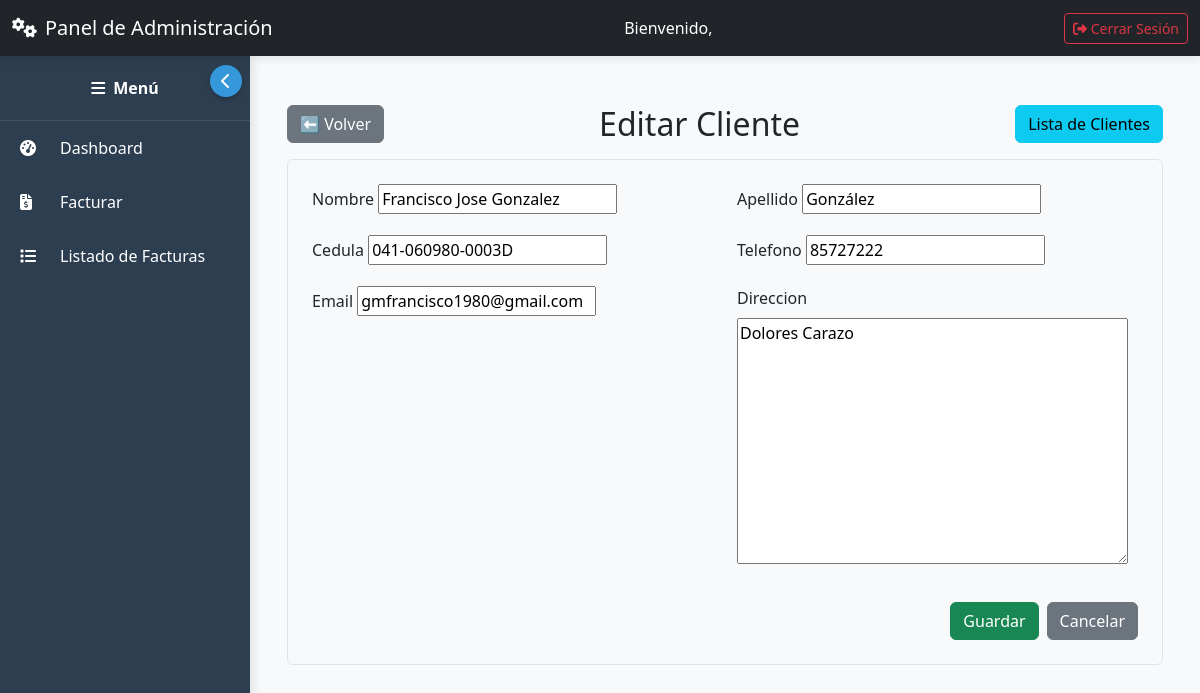
Page /clientes/1/editar/ on the committed database.
### clientes/models.py (models this page shows, shortened)
class Cliente(models.Model):
    nombre = models.CharField(max_length=100)
    apellido = models.CharField(max_length=100)
    cedula = models.CharField(max_length=20, unique=True, blank=True, null=True)
    telefono = models.CharField(max_length=15, blank=True, null=True)
    email = models.EmailField(unique=True, blank=True, null=True)
    direccion = models.TextField(blank=True, null=True)
    fecha_registro = models.DateTimeField(auto_now_add=True)
    nit = models.CharField(max_length=20, blank=True, null=True)
    ciudad = models.CharField(max_length=50, blank=True, null=True)
    activo = models.BooleanField(
        default=True,
        verbose_name="¿Activo?",
        help_text="Desmarque para desactivar el cliente sin eliminarlo"
    )
    class Meta:
        verbose_name = "Cliente"
        verbose_name_plural = "Clientes"

### clientes/views.py (the view)
# urls.py: path('<int:pk>/editar/', views.cliente_update, name='cliente_update'),
def cliente_update(request, pk):
    cliente = get_object_or_404(Cliente, pk=pk)
    if request.method == 'POST':
        form = ClienteForm(request.POST, instance=cliente)
        if form.is_valid():
            form.save()
            return redirect('cliente_list')
    else:
        form = ClienteForm(instance=cliente)
    return render(request, 'core/cliente_form.html', {'form': form})

### clientes/forms.py
class ClienteForm(forms.ModelForm):
    class Meta:
        model = Cliente
        fields = ['nombre', 'apellido', 'cedula', 'telefono', 'email', 'direccion']

### ventas/context_processors.py (called while the page is built)
def ventas_hoy(request):
    if request.user.is_authenticated:
        return {
            'ventas_hoy_count': Factura.objects.filter(fecha=date.today()).count(),
            'ventas_hoy_total': sum(f.total for f in Factura.objects.filter(fecha=date.today()))
        }
    return {}

### core/templates/core/cliente_form.html (shortened to what this page needs)
{% extends "core/base.html" %}
{% block content %}
<div class="container mt-4">
    <div class="d-flex justify-content-between align-items-center mb-3">
        <a href="javascript:history.back()" class="btn btn-secondary">⬅ Volver</a>
        <h2 class="mb-0">{{ form.instance.pk|yesno:"Editar Cliente,Nuevo Cliente" }}</h2>
        <a href="{% url 'cliente_list' %}" class="btn btn-info">Lista de Clientes</a>
    </div>
    <form method="post" class="border p-4 rounded bg-light">
        <div class="row">
            {% for field in form %}
            <div class="col-md-6 mb-3">
                <label for="{{ field.id_for_label }}" class="form-label">{{ field.label }}</label>
                {{ field }}
            </div>
            {% endfor %}
        </div>
        <div class="d-flex justify-content-end gap-2 mt-3">
            <button type="submit" class="btn btn-success">
                 Guardar
            </button>
            <a href="{% url 'cliente_list' %}" class="btn btn-secondary">
                 Cancelar
            </a>
        </div>
    </form>
</div>
{% endblock %}

### core/templates/core/base.html (style rules this page uses)
body { overflow-x: hidden; padding-top: 56px; }

### rows in the picture
Cliente: instance.pk "Editar Cliente", form "Francisco Jose Gonzalez" "González" "041-060980-0003D" "85727222" "gmfrancisco1980@gmail.com" "Dolores Carazo"

### other values in the picture
{{ field.label }} "Nombre" "Apellido" "Cedula" "Telefono" "Email" "Direccion"
